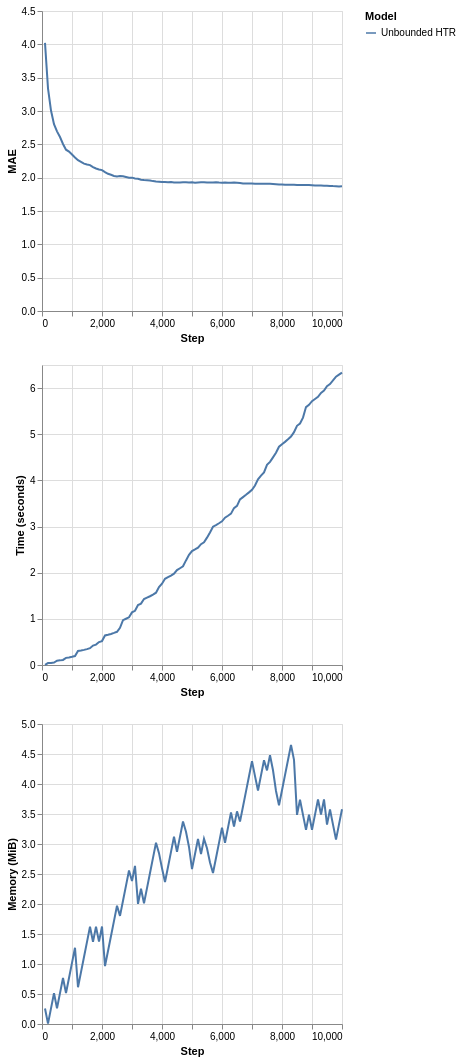

Notebook code cell kept with this figure:
### Code cell
plot_performance(
    synth.Friedman(seed=42).take(10_000),
    metrics.MAE(),
    {
        "Unbounded HTR": (
            preprocessing.StandardScaler() |
            tree.HoeffdingTreeRegressor(splitter=tree.splitter.EBSTSplitter())
        )
    }
)

### Figure 1 — Vega-Lite specification as saved in the notebook (floating-point values rounded to 4 significant figures)
{"config": {"view": {"continuousWidth": 300, "continuousHeight": 300}}, "vconcat": [{"mark": {"type": "line"}, "encoding": {"color": {"field": "Model", "type": "nominal"}, "x": {"field": "Step", "type": "quantitative"}, "y": {"field": "Metric", "title": "MAE", "type": "quantitative"}}}, {"mark": {"type": "line"}, "encoding": {"color": {"field": "Model", "type": "nominal"}, "x": {"field": "Step", "type": "quantitative"}, "y": {"field": "Time", "title": "Time (seconds)", "type": "quantitative"}}}, {"mark": {"type": "line"}, "encoding": {"color": {"field": "Model", "type": "nominal"}, "x": {"field": "Step", "type": "quantitative"}, "y": {"field": "Memory", "title": "Memory (MiB)", "type": "quantitative"}}}], "data": {"name": "data-2cf8cf41634194c9e3654de871d71e1c"}, "$schema": "https://vega.github.io/schema/vega-lite/v6.1.0.json", "datasets": {"data-2cf8cf41634194c9e3654de871d71e1c": [{"Step": 100, "Metric": 4.023, "Time": 0.003661, "Memory": 0.2578, "Model": "Unbounded HTR"}, {"Step": 200, "Metric": 3.34, "Time": 0.04256, "Memory": 0.006594, "Model": "Unbounded HTR"}, {"Step": 300, "Metric": 3.007, "Time": 0.04589, "Memory": 0.2603, "Model": "Unbounded HTR"}, {"Step": 400, "Metric": 2.803, "Time": 0.05277, "Memory": 0.512, "Model": "Unbounded HTR"}, {"Step": 500, "Metric": 2.695, "Time": 0.09402, "Memory": 0.2622, "Model": "Unbounded HTR"}, {"Step": 600, "Metric": 2.61, "Time": 0.1004, "Memory": 0.514, "Model": "Unbounded HTR"}, {"Step": 700, "Metric": 2.506, "Time": 0.1098, "Memory": 0.7658, "Model": "Unbounded HTR"}, {"Step": 800, "Metric": 2.42, "Time": 0.1553, "Memory": 0.5159, "Model": "Unbounded HTR"}, {"Step": 900, "Metric": 2.391, "Time": 0.1647, "Memory": 0.7677, "Model": "Unbounded HTR"}, {"Step": 1000, "Metric": 2.346, "Time": 0.1772, "Memory": 1.019, "Model": "Unbounded HTR"}, {"Step": 1100, "Metric": 2.303, "Time": 0.1933, "Memory": 1.271, "Model": "Unbounded HTR"}, {"Step": 1200, "Metric": 2.262, "Time": 0.3028, "Memory": 0.6129, "Model": "Unbounded HTR"}, {"Step": 1300, "Metric": 2.237, "Time": 0.3133, "Memory": 0.8646, "Model": "Unbounded HTR"}, {"Step": 1400, "Metric": 2.211, "Time": 0.3275, "Memory": 1.116, "Model": "Unbounded HTR"}, {"Step": 1500, "Metric": 2.198, "Time": 0.3446, "Memory": 1.368, "Model": "Unbounded HTR"}, {"Step": 1600, "Metric": 2.188, "Time": 0.3644, "Memory": 1.62, "Model": "Unbounded HTR"}, {"Step": 1700, "Metric": 2.159, "Time": 0.4221, "Memory": 1.37, "Model": "Unbounded HTR"}, {"Step": 1800, "Metric": 2.137, "Time": 0.4423, "Memory": 1.622, "Model": "Unbounded HTR"}, {"Step": 1900, "Metric": 2.124, "Time": 0.4979, "Memory": 1.372, "Model": "Unbounded HTR"}, {"Step": 2000, "Metric": 2.113, "Time": 0.5181, "Memory": 1.624, "Model": "Unbounded HTR"}, {"Step": 2100, "Metric": 2.083, "Time": 0.64, "Memory": 0.9642, "Model": "Unbounded HTR"}, {"Step": 2200, "Metric": 2.058, "Time": 0.6551, "Memory": 1.216, "Model": "Unbounded HTR"}, {"Step": 2300, "Metric": 2.043, "Time": 0.6733, "Memory": 1.468, "Model": "Unbounded HTR"}, {"Step": 2400, "Metric": 2.026, "Time": 0.6949, "Memory": 1.72, "Model": "Unbounded HTR"}, {"Step": 2500, "Metric": 2.018, "Time": 0.7191, "Memory": 1.971, "Model": "Unbounded HTR"}, {"Step": 2600, "Metric": 2.023, "Time": 0.806, "Memory": 1.802, "Model": "Unbounded HTR"}, {"Step": 2700, "Metric": 2.02, "Time": 0.9714, "Memory": 2.054, "Model": "Unbounded HTR"}, {"Step": 2800, "Metric": 2.009, "Time": 1.002, "Memory": 2.306, "Model": "Unbounded HTR"}, {"Step": 2900, "Metric": 1.999, "Time": 1.034, "Memory": 2.557, "Model": "Unbounded HTR"}, {"Step": 3000, "Metric": 2.0, "Time": 1.141, "Memory": 2.383, "Model": "Unbounded HTR"}, {"Step": 3100, "Metric": 1.987, "Time": 1.175, "Memory": 2.635, "Model": "Unbounded HTR"}, {"Step": 3200, "Metric": 1.983, "Time": 1.301, "Memory": 2.002, "Model": "Unbounded HTR"}, {"Step": 3300, "Metric": 1.969, "Time": 1.33, "Memory": 2.254, "Model": "Unbounded HTR"}, {"Step": 3400, "Metric": 1.964, "Time": 1.43, "Memory": 2.013, "Model": "Unbounded HTR"}, {"Step": 3500, "Metric": 1.96, "Time": 1.459, "Memory": 2.265, "Model": "Unbounded HTR"}, {"Step": 3600, "Metric": 1.957, "Time": 1.49, "Memory": 2.516, "Model": "Unbounded HTR"}, {"Step": 3700, "Metric": 1.948, "Time": 1.526, "Memory": 2.768, "Model": "Unbounded HTR"}, {"Step": 3800, "Metric": 1.943, "Time": 1.567, "Memory": 3.02, "Model": "Unbounded HTR"}, {"Step": 3900, "Metric": 1.94, "Time": 1.687, "Memory": 2.847, "Model": "Unbounded HTR"}, {"Step": 4000, "Metric": 1.934, "Time": 1.762, "Memory": 2.596, "Model": "Unbounded HTR"}, {"Step": 4100, "Metric": 1.934, "Time": 1.867, "Memory": 2.366, "Model": "Unbounded HTR"}, {"Step": 4200, "Metric": 1.933, "Time": 1.902, "Memory": 2.617, "Model": "Unbounded HTR"}, {"Step": 4300, "Metric": 1.934, "Time": 1.938, "Memory": 2.869, "Model": "Unbounded HTR"}, {"Step": 4400, "Metric": 1.928, "Time": 1.979, "Memory": 3.121, "Model": "Unbounded HTR"}, {"Step": 4500, "Metric": 1.926, "Time": 2.055, "Memory": 2.87, "Model": "Unbounded HTR"}, {"Step": 4600, "Metric": 1.928, "Time": 2.096, "Memory": 3.123, "Model": "Unbounded HTR"}, {"Step": 4700, "Metric": 1.93, "Time": 2.139, "Memory": 3.375, "Model": "Unbounded HTR"}, {"Step": 4800, "Metric": 1.932, "Time": 2.266, "Memory": 3.203, "Model": "Unbounded HTR"}, {"Step": 4900, "Metric": 1.928, "Time": 2.386, "Memory": 2.951, "Model": "Unbounded HTR"}, {"Step": 5000, "Metric": 1.93, "Time": 2.469, "Memory": 2.58, "Model": "Unbounded HTR"}, {"Step": 5100, "Metric": 1.925, "Time": 2.505, "Memory": 2.832, "Model": "Unbounded HTR"}, {"Step": 5200, "Metric": 1.929, "Time": 2.543, "Memory": 3.084, "Model": "Unbounded HTR"}, {"Step": 5300, "Metric": 1.931, "Time": 2.618, "Memory": 2.834, "Model": "Unbounded HTR"}, {"Step": 5400, "Metric": 1.93, "Time": 2.657, "Memory": 3.086, "Model": "Unbounded HTR"}, {"Step": 5500, "Metric": 1.926, "Time": 2.759, "Memory": 2.93, "Model": "Unbounded HTR"}, {"Step": 5600, "Metric": 1.926, "Time": 2.873, "Memory": 2.692, "Model": "Unbounded HTR"}, {"Step": 5700, "Metric": 1.929, "Time": 2.997, "Memory": 2.516, "Model": "Unbounded HTR"}, {"Step": 5800, "Metric": 1.93, "Time": 3.033, "Memory": 2.767, "Model": "Unbounded HTR"}, {"Step": 5900, "Metric": 1.927, "Time": 3.071, "Memory": 3.019, "Model": "Unbounded HTR"}, {"Step": 6000, "Metric": 1.925, "Time": 3.113, "Memory": 3.271, "Model": "Unbounded HTR"}, {"Step": 6100, "Metric": 1.927, "Time": 3.191, "Memory": 3.02, "Model": "Unbounded HTR"}, {"Step": 6200, "Metric": 1.925, "Time": 3.234, "Memory": 3.273, "Model": "Unbounded HTR"}, {"Step": 6300, "Metric": 1.925, "Time": 3.28, "Memory": 3.525, "Model": "Unbounded HTR"}, {"Step": 6400, "Metric": 1.926, "Time": 3.399, "Memory": 3.293, "Model": "Unbounded HTR"}, {"Step": 6500, "Metric": 1.923, "Time": 3.447, "Memory": 3.544, "Model": "Unbounded HTR"}, {"Step": 6600, "Metric": 1.921, "Time": 3.588, "Memory": 3.374, "Model": "Unbounded HTR"}, {"Step": 6700, "Metric": 1.914, "Time": 3.638, "Memory": 3.625, "Model": "Unbounded HTR"}, {"Step": 6800, "Metric": 1.911, "Time": 3.688, "Memory": 3.877, "Model": "Unbounded HTR"}, {"Step": 6900, "Metric": 1.912, "Time": 3.74, "Memory": 4.129, "Model": "Unbounded HTR"}, {"Step": 7000, "Metric": 1.911, "Time": 3.797, "Memory": 4.381, "Model": "Unbounded HTR"}, {"Step": 7100, "Metric": 1.91, "Time": 3.889, "Memory": 4.131, "Model": "Unbounded HTR"}, {"Step": 7200, "Metric": 1.91, "Time": 4.025, "Memory": 3.891, "Model": "Unbounded HTR"}, {"Step": 7300, "Metric": 1.908, "Time": 4.102, "Memory": 4.143, "Model": "Unbounded HTR"}, {"Step": 7400, "Metric": 1.908, "Time": 4.173, "Memory": 4.395, "Model": "Unbounded HTR"}, {"Step": 7500, "Metric": 1.91, "Time": 4.336, "Memory": 4.227, "Model": "Unbounded HTR"}, {"Step": 7600, "Metric": 1.908, "Time": 4.401, "Memory": 4.479, "Model": "Unbounded HTR"}, {"Step": 7700, "Metric": 1.905, "Time": 4.5, "Memory": 4.229, "Model": "Unbounded HTR"}, {"Step": 7800, "Metric": 1.903, "Time": 4.6, "Memory": 3.883, "Model": "Unbounded HTR"}, {"Step": 7900, "Metric": 1.899, "Time": 4.729, "Memory": 3.645, "Model": "Unbounded HTR"}, {"Step": 8000, "Metric": 1.899, "Time": 4.781, "Memory": 3.897, "Model": "Unbounded HTR"}, {"Step": 8100, "Metric": 1.894, "Time": 4.834, "Memory": 4.149, "Model": "Unbounded HTR"}, {"Step": 8200, "Metric": 1.894, "Time": 4.89, "Memory": 4.4, "Model": "Unbounded HTR"}, {"Step": 8300, "Metric": 1.895, "Time": 4.951, "Memory": 4.652, "Model": "Unbounded HTR"}, {"Step": 8400, "Metric": 1.894, "Time": 5.045, "Memory": 4.402, "Model": "Unbounded HTR"}, {"Step": 8500, "Metric": 1.891, "Time": 5.182, "Memory": 3.486, "Model": "Unbounded HTR"}, {"Step": 8600, "Metric": 1.891, "Time": 5.232, "Memory": 3.738, "Model": "Unbounded HTR"}, {"Step": 8700, "Metric": 1.891, "Time": 5.359, "Memory": 3.486, "Model": "Unbounded HTR"}, {"Step": 8800, "Metric": 1.891, "Time": 5.588, "Memory": 3.236, "Model": "Unbounded HTR"}, {"Step": 8900, "Metric": 1.89, "Time": 5.636, "Memory": 3.489, "Model": "Unbounded HTR"}, {"Step": 9000, "Metric": 1.888, "Time": 5.717, "Memory": 3.238, "Model": "Unbounded HTR"}, {"Step": 9100, "Metric": 1.884, "Time": 5.762, "Memory": 3.49, "Model": "Unbounded HTR"}, {"Step": 9200, "Metric": 1.883, "Time": 5.811, "Memory": 3.743, "Model": "Unbounded HTR"}, {"Step": 9300, "Metric": 1.881, "Time": 5.896, "Memory": 3.492, "Model": "Unbounded HTR"}, {"Step": 9400, "Metric": 1.879, "Time": 5.945, "Memory": 3.745, "Model": "Unbounded HTR"}, {"Step": 9500, "Metric": 1.879, "Time": 6.039, "Memory": 3.322, "Model": "Unbounded HTR"}, {"Step": 9600, "Metric": 1.876, "Time": 6.085, "Memory": 3.574, "Model": "Unbounded HTR"}, {"Step": 9700, "Metric": 1.873, "Time": 6.167, "Memory": 3.324, "Model": "Unbounded HTR"}, {"Step": 9800, "Metric": 1.872, "Time": 6.247, "Memory": 3.074, "Model": "Unbounded HTR"}, {"Step": 9900, "Metric": 1.869, "Time": 6.291, "Memory": 3.326, "Model": "Unbounded HTR"}, {"Step": 10000, "Metric": 1.87, "Time": 6.336, "Memory": 3.578, "Model": "Unbounded HTR"}]}}
